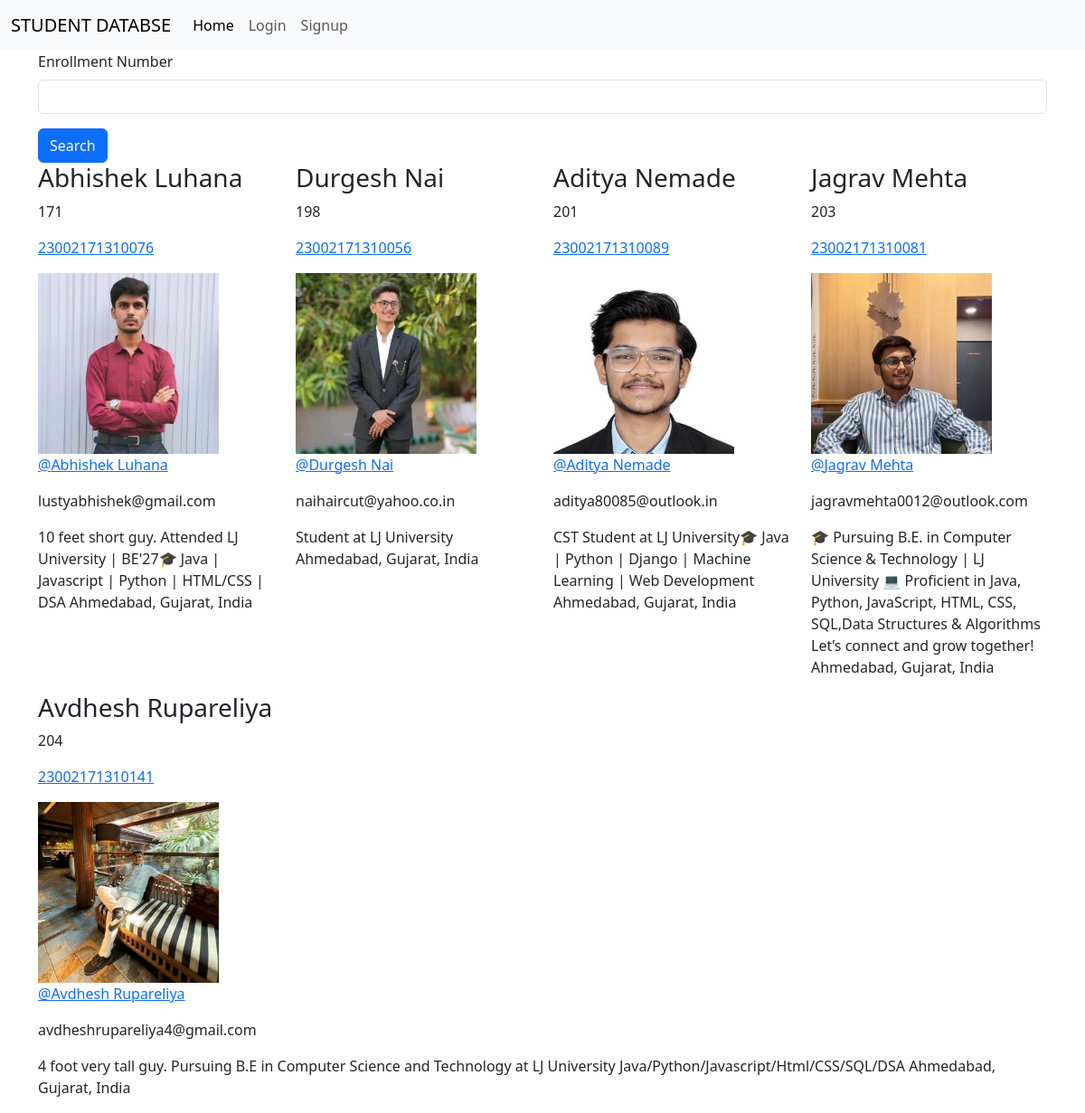
The page / on the database its author committed.
### student/models.py (models this page shows, shortened)
class Student(models.Model):
    user = models.ForeignKey(User,on_delete=models.CASCADE,related_name='student_profile',null=True,blank=True)
    name = models.CharField(max_length=50)
    roll = models.IntegerField()
    enroll = models.CharField(max_length=14,unique=True)
    photo = models.ImageField(upload_to='student/images')
    url = models.URLField(blank=True)
    email = models.EmailField()
    desc = models.TextField()
    python = models.IntegerField(default=0)
    fsd = models.IntegerField(default=0)
    coa = models.IntegerField(default=0)

### student/views.py (the view)
# urls.py: 2. Add a URL to urlpatterns:  path('', views.home, name='home')
def home(request):
    searchTerm = request.GET.get('searchEnroll')
    if searchTerm:
        students = Student.objects.filter(enroll__icontains = searchTerm)
    else:
        students = Student.objects.all().order_by('roll')
    return render(request,'home.html',{'searchTerm':searchTerm,'students':students})

### student/templates/home.html
{% extends 'main.html' %}
{% block content %}
<div class="container">
    <form>
        <div class="mb-3">
        <label  class="form-label">Enrollment Number</label>
        <input type="text" class="form-control" name="searchEnroll"/>
        </div>
        <button type="submit" class="btn btn-primary"> Search </button>
  </form>
  <div class="row">
  {% for i in students %}
  <div class="col">
    <h3> {{i.name}} </h3>
    <p> {{i.roll}} </p>
    <a href="{% url 'detail' i.id %}"> <p> {{i.enroll}} </p> </a>
    <img src="{{i.photo.url}}" width="200" height="200"/>
    {% if i.url %}
      <p> <a href="{{i.url}}">@{{i.name}}</a> </p>
    {% endif %}
    <p>{{i.email}}</p>
    <p>{{i.desc}}</p>
  </div>
  {% endfor %}
</div>
</div>
{% endblock %}

### student/templates/main.html (shortened to what this page needs)
<!DOCTYPE html>
<html lang="en">
<head>
    <link href="https://cdn.jsdelivr.net/npm/bootstrap@5.3.7/dist/css/bootstrap.min.css" rel="stylesheet">
</head>
<body>
    {% include 'navbar.html' %}
    {% block content %}
    {% endblock %}
</body>
</html>

### student/templates/navbar.html (shortened to what this page needs)
<nav class="navbar navbar-expand-lg bg-body-tertiary">
    <div class="container-fluid">
      <a class="navbar-brand" href="{% url 'home' %}">STUDENT DATABSE</a>
      <div class="collapse navbar-collapse" id="navbarNav">
        <ul class="navbar-nav">
          <li class="nav-item">
            <a class="nav-link active" aria-current="page" href="{% url 'home' %}">Home</a>
          </li>
          {% if user.is_authenticated %}
            <a class="nav-link" href="{% url 'logoutaccount' %}"> Logout {{user.username}} </a>
          {% else %}
            <li class="nav-item">
              <a class="nav-link" href="{% url 'loginaccount' %}">Login</a>
            </li>
            <li class="nav-item">
              <a class="nav-link" href="{% url 'signupaccount' %}">Signup</a>
            </li>
          {% endif %}
        </ul>
      </div>
    </div>
  </nav>

### rows shown on the page
Student: name "Abhishek Luhana", roll "171", enroll "23002171310076", photo (picture), email "lustyabhishek@gmail.com", desc "10 feet short guy. Attended LJ University | BE'27🎓 Java | Javascript | Python | HTML/CSS | DSA Ahmedabad, Gujarat, India"
Student: name "Durgesh Nai", roll "198", enroll "23002171310056", photo (picture), email "naihaircut@yahoo.co.in", desc "Student at LJ University Ahmedabad, Gujarat, India"
Student: name "Aditya Nemade", roll "201", enroll "23002171310089", photo (picture), email "aditya80085@outlook.in", desc "CST Student at LJ University🎓 Java | Python | Django | Machine Learning | Web Development Ahmedabad, Gujarat, India"
Student: name "Jagrav Mehta", roll "203", enroll "23002171310081", photo (picture), email "jagravmehta0012@outlook.com", desc "🎓 Pursuing B.E. in Computer Science & Technology | LJ University 💻 Proficient in Java, Python, JavaScript, HTML, CSS, SQL,Data Structures & Algorithms Let’s connect and grow together! Ahmedabad, Gujarat, India"
Student: name "Avdhesh Rupareliya", roll "204", enroll "23002171310141", photo (picture), email "avdheshrupareliya4@gmail.com", desc "4 foot very tall guy. Pursuing B.E in Computer Science and Technology at LJ University Java/Python/Javascript/Html/CSS/SQL/DSA Ahmedabad, Gujarat, India"
